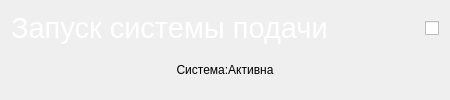
           <widget class="QFrame" name="frameFeeding">
            <property name="sizePolicy">
             <sizepolicy hsizetype="Preferred" vsizetype="Preferred">
              <horstretch>0</horstretch>
              <verstretch>0</verstretch>
             </sizepolicy>
            </property>
            <property name="minimumSize">
             <size>
              <width>450</width>
              <height>0</height>
             </size>
            </property>
            <property name="styleSheet">
             <string notr="true">border-radius: 15px;</string>
            </property>
            <property name="frameShape">
             <enum>QFrame::Shape::StyledPanel</enum>
            </property>
            <property name="frameShadow">
             <enum>QFrame::Shadow::Raised</enum>
            </property>
            <layout class="QVBoxLayout" name="verticalLayout_6">
             <item>
              <layout class="QHBoxLayout" name="horizontalLayout_21">
               <item>
                <widget class="QLabel" name="label_2">
                 <property name="font">
                  <font>
                   <pointsize>22</pointsize>
                  </font>
                 </property>
                 <property name="styleSheet">
                  <string notr="true">color: rgb(255, 255, 255);</string>
                 </property>
                 <property name="text">
                  <string>Запуск системы подачи</string>
                 </property>
                </widget>
               </item>
               <item>
                <widget class="QCheckBox" name="checkBoxFeedingSystem">
                 <property name="font">
                  <font>
                   <pointsize>12</pointsize>
                  </font>
                 </property>
                 <property name="layoutDirection">
                  <enum>Qt::LayoutDirection::RightToLeft</enum>
                 </property>
                 <property name="text">
                  <string/>
                 </property>
                </widget>
               </item>
              </layout>
             </item>
             <item>
              <widget class="QLabel" name="label">
               <property name="text">
                <string>Система:Активна</string>
               </property>
               <property name="alignment">
                <set>Qt::AlignmentFlag::AlignCenter</set>
               </property>
              </widget>
             </item>
            </layout>
           </widget>
